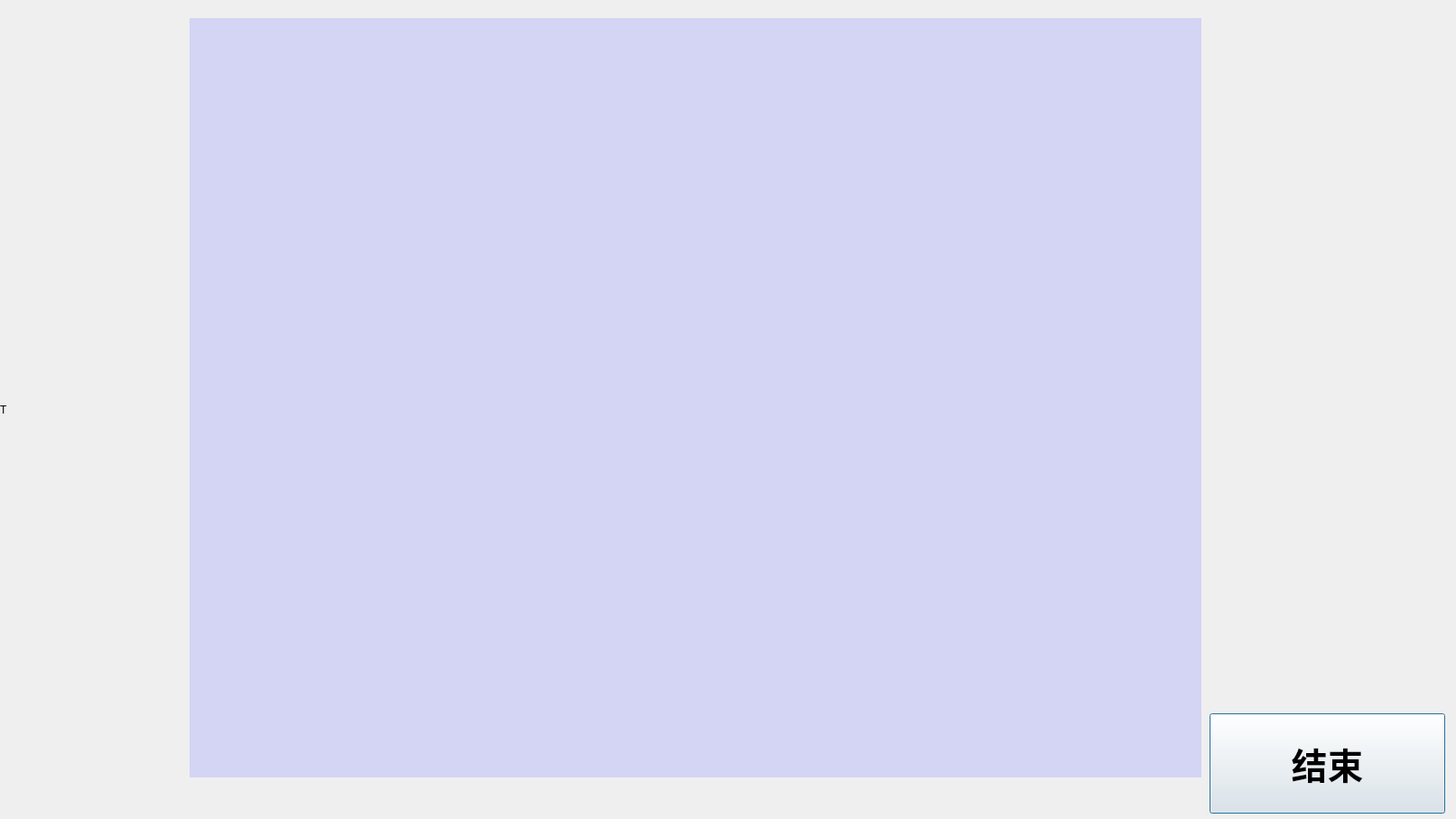
<?xml version="1.0" encoding="UTF-8"?>
<ui version="4.0">
 <class>Winner</class>
 <widget class="QDialog" name="Winner">
  <property name="geometry">
   <rect>
    <x>0</x>
    <y>0</y>
    <width>1613</width>
    <height>907</height>
   </rect>
  </property>
  <property name="windowTitle">
   <string>Dialog</string>
  </property>
  <property name="styleSheet">
   <string notr="true"/>
  </property>
  <widget class="QLabel" name="label">
   <property name="geometry">
    <rect>
     <x>210</x>
     <y>20</y>
     <width>1121</width>
     <height>841</height>
    </rect>
   </property>
   <property name="font">
    <font>
     <pointsize>45</pointsize>
    </font>
   </property>
   <property name="styleSheet">
    <string notr="true">background-color: rgba(170, 170, 255, 100);</string>
   </property>
   <property name="text">
    <string/>
   </property>
   <property name="alignment">
    <set>Qt::AlignHCenter|Qt::AlignTop</set>
   </property>
  </widget>
  <widget class="QLabel" name="label_2">
   <property name="geometry">
    <rect>
     <x>0</x>
     <y>0</y>
     <width>1613</width>
     <height>907</height>
    </rect>
   </property>
   <property name="styleSheet">
    <string notr="true">background-image: url(:/images/assets/Winner.png);</string>
   </property>
   <property name="text">
    <string>T</string>
   </property>
  </widget>
  <widget class="QPushButton" name="over">
   <property name="geometry">
    <rect>
     <x>1340</x>
     <y>790</y>
     <width>261</width>
     <height>111</height>
    </rect>
   </property>
   <property name="font">
    <font>
     <family>楷体</family>
     <pointsize>30</pointsize>
     <bold>true</bold>
    </font>
   </property>
   <property name="styleSheet">
    <string notr="true">QPushButton {
    border-image: url(:/images/assets/button_none.png);
}

QPushButton:hover {
    border-image: url(:/images/assets/button_hover.png);
}

QPushButton:pressed {
    border-image: url(:/images/assets/button_press.png);
}
</string>
   </property>
   <property name="text">
    <string>结束</string>
   </property>
  </widget>
  <zorder>label_2</zorder>
  <zorder>label</zorder>
  <zorder>over</zorder>
 </widget>
 <resources/>
 <connections/>
</ui>
